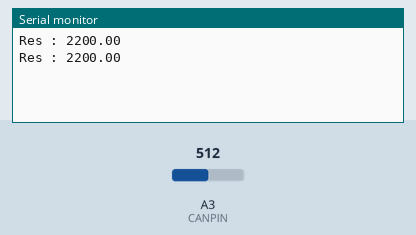
Simulated run of this sketch. Board: Arduino Uno, built with avr-gcc and run on an emulated ATmega328P. Parts: the last lines printed to the serial monitor. Inputs (shaded band) come from the test bench; at power-on: A3 (CANPIN) = 512.

Above: at 1.8 s.
1.9 s: A3 (CANPIN) set to 0
At 2.8 s:
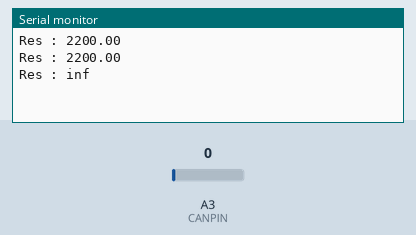
4.5 s: A3 (CANPIN) set to 122
At 5.8 s:
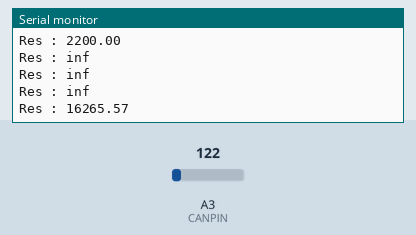

Measured:
- after the input at 1.9 s, the serial monitor: prints a new line after 0.10 s (image 1)
- after the input at 4.5 s, the serial monitor: prints a new line after 0.50 s (image 2)

The sketch:

tp5b.ino
```cpp
/********
   ohmmetre

  ------+---vIn
        |
       [R2] ???Ohm
        |
        +--- vOut (A3)
        |
       [R1] 2.2KOhm
        |
  ------+---GND
*/
#define CANPIN A3
float R1 = 2200.0F;
float VIN = 5.0F;
void setup()
{
    Serial.begin(9600);
}
void loop()
{
    // recuperrer la tensions aux bornes de R2
    int canValue = analogRead(CANPIN);
    // tension en A3
    float vOut = canValue * (VIN / 1024);
    // calcul:
    // vOut=(R1/(R1+R2)) * VIN
    // r2=R1 * ( VIN / vOut) -R1
    float r2 = R1 * (VIN / vOut) - R1;
    Serial.print("Res : ");
    Serial.println(r2);
    delay(1000);
}
```
